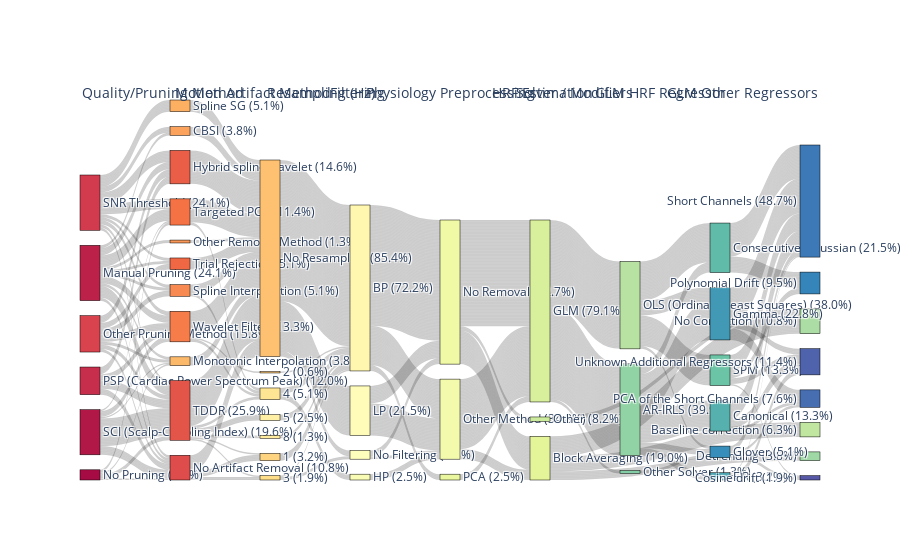

Here is the notebook cell this chart was saved with:
### Markdown cell above
**Plot Analysis Sankey Diagram**

### Code cell
fig = go.Figure(data=[go.Sankey(
    node=dict(
        pad=15,
        thickness=20,
        line=dict(color='black', width=0.5),
        label=node_labels,
        color= node_colors  # Assign the colors to the nodes
    ),
    link=dict(
        source=source,
        target=target,
        value=value,
        #color= link_colors  # Assign the colors to the links
    )
)])

fig.update_layout(
    autosize=True,
)

## Rename column labels
column_labels = column_list
# remove ":" from elements in column_labels
column_labels = [x.replace(':', '') for x in column_labels]
# rename "Approach" to "Solver / Modifiers"
column_labels = [x.replace('Approach', 'HRF Estimation') for x in column_labels]
# rename "GLM Method" to "Solver / Modifiers"
column_labels = [x.replace('GLM Method', 'Solver / Modifiers') for x in column_labels]
# rename "Removal of the Global Signals during Preprocessing" to "Physiology Preprocessing"
column_labels = [x.replace('Removal of the Global Signals during Preprocessing', 'Physiology Preprocessing') for x in column_labels]
# rename "Resample/Downsample (Hz)" to "Resampling (Hz)"
column_labels = [x.replace('Resample/Downsample (Hz)', 'Resampling (Hz)') for x in column_labels]
# rename "Filtering Coding" to "Filtering"
column_labels = [x.replace('Filtering Coding', 'Filtering') for x in column_labels]

# Calculate the x position for each column's label.
# This is a rough approximation and may need to be adjusted based on the exact look of your Sankey diagram.
x_positions = [i / (len(column_labels) - 1) for i in range(len(column_labels))]

annotations = [
    dict(
        x=x,
        y=1.05,  # Adjust the y-coordinate as per desired placement
        xref='paper',
        yref='paper',
        text=label,
        showarrow=False,
        font=dict(size=14)
    ) for x, label in zip(x_positions, column_labels)
]

# Update the layout with annotations
fig.update_layout(annotations=annotations)

fig.show()
plot(fig, filename='figs/sankey_analysispipeline.html')

### Figure 1 — Plotly figure (JSON) as saved in the notebook; plotly's stock layout.template omitted (floating-point values rounded to 4 significant figures; data arrays with more than 128 entries replaced by an {"elided": "..."} marker saying what was removed)
{"data": [{"link": {"source": {"elided": "1198 int values"}, "target": {"elided": "1198 int values"}, "value": {"elided": "1198 int values"}}, "node": {"color": ["rgba(167,11,68, 1)", "rgba(177,23,71, 1)", "rgba(188,34,73, 1)", "rgba(199,46,76, 1)", "rgba(210,58,78, 1)", "rgba(216,67,78, 1)", "rgba(222,76,75, 1)", "rgba(228,85,73, 1)", "rgba(234,94,71, 1)", "rgba(240,103,68, 1)", "rgba(245,114,69, 1)", "rgba(246,124,74, 1)", "rgba(248,137,80, 1)", "rgba(250,150,86, 1)", "rgba(251,163,92, 1)", "rgba(253,175,98, 1)", "rgba(253,185,106, 1)", "rgba(253,193,113, 1)", "rgba(254,202,121, 1)", "rgba(254,212,129, 1)", "rgba(254,222,137, 1)", "rgba(254,229,147, 1)", "rgba(254,235,157, 1)", "rgba(255,240,166, 1)", "rgba(255,246,176, 1)", "rgba(255,252,186, 1)", "rgba(253,254,187, 1)", "rgba(248,252,180, 1)", "rgba(243,250,172, 1)", "rgba(239,249,166, 1)", "rgba(234,247,158, 1)", "rgba(228,244,152, 1)", "rgba(216,239,155, 1)", "rgba(205,235,157, 1)", "rgba(193,230,160, 1)", "rgba(184,226,161, 1)", "rgba(172,221,164, 1)", "rgba(159,216,164, 1)", "rgba(145,211,164, 1)", "rgba(132,206,165, 1)", "rgba(118,200,165, 1)", "rgba(107,196,165, 1)", "rgba(96,187,168, 1)", "rgba(86,176,173, 1)", "rgba(75,164,177, 1)", "rgba(65,153,182, 1)", "rgba(55,142,187, 1)", "rgba(53,133,187, 1)", "rgba(61,121,182, 1)", "rgba(70,110,177, 1)", "rgba(78,99,172, 1)", "rgba(87,88,166, 1)"], "label": ["No Pruning (4.4%)", "SCI (Scalp-Coupling Index) (19.6%)", "Manual Pruning (24.1%)", "PSP (Cardiac Power Spectrum Peak) (12.0%)", "SNR Threshold (24.1%)", "Other Pruning Method (15.8%)", "No Artifact Removal (10.8%)", "TDDR (25.9%)", "Hybrid spline wavelet (14.6%)", "Trial Rejection (5.1%)", "Targeted PCA (11.4%)", "Wavelet Filter (13.3%)", "Spline Interpolation (5.1%)", "Other Removal Method (1.3%)", "CBSI (3.8%)", "Spline SG (5.1%)", "Monotonic Interpolation (3.8%)", "No Resampling (85.4%)", "2 (0.6%)", "1 (3.2%)", "3 (1.9%)", "4 (5.1%)", "8 (1.3%)", "5 (2.5%)", "BP (72.2%)", "LP (21.5%)", "No Filtering (3.8%)", "HP (2.5%)", "Other Method (34.8%)", "No Removal (62.7%)", "PCA (2.5%)", "Block Averaging (19.0%)", "GLM (79.1%)", "Other (8.2%)", "Baseline correction (6.3%)", "OLS (Ordinary Least Squares) (38.0%)", "No Correction (10.8%)", "Detrending (3.8%)", "AR-IRLS (39.9%)", "Other Solver (1.3%)", " (20.9%)", "SPM (13.3%)", "Consecutive Gaussian (21.5%)", "Canonical (13.3%)", "FIR (3.2%)", "Gamma (22.8%)", "Glover (5.1%)", "Polynomial Drift (9.5%)", "Short Channels (48.7%)", "PCA of the Short Channels (7.6%)", "Unknown Additional Regressors (11.4%)", "Cosine drift (1.9%)"], "line": {"color": "black", "width": 0.5}, "pad": 15, "thickness": 20}, "type": "sankey"}], "layout": {"annotations": [{"font": {"size": 14}, "showarrow": false, "text": "Quality/Pruning Method", "x": 0, "xref": "paper", "y": 1.05, "yref": "paper"}, {"font": {"size": 14}, "showarrow": false, "text": "Motion Artifact Method", "x": 0.125, "xref": "paper", "y": 1.05, "yref": "paper"}, {"font": {"size": 14}, "showarrow": false, "text": "Resampling (Hz)", "x": 0.25, "xref": "paper", "y": 1.05, "yref": "paper"}, {"font": {"size": 14}, "showarrow": false, "text": "Filtering", "x": 0.375, "xref": "paper", "y": 1.05, "yref": "paper"}, {"font": {"size": 14}, "showarrow": false, "text": "Physiology Preprocessing", "x": 0.5, "xref": "paper", "y": 1.05, "yref": "paper"}, {"font": {"size": 14}, "showarrow": false, "text": "HRF Estimation", "x": 0.625, "xref": "paper", "y": 1.05, "yref": "paper"}, {"font": {"size": 14}, "showarrow": false, "text": "Solver / Modifiers", "x": 0.75, "xref": "paper", "y": 1.05, "yref": "paper"}, {"font": {"size": 14}, "showarrow": false, "text": "GLM HRF Regressor", "x": 0.875, "xref": "paper", "y": 1.05, "yref": "paper"}, {"font": {"size": 14}, "showarrow": false, "text": "GLM Other Regressors", "x": 1, "xref": "paper", "y": 1.05, "yref": "paper"}], "autosize": true}}
